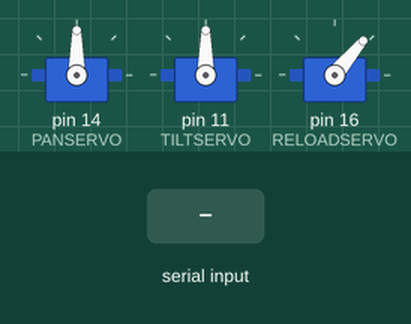
Simulated run of this sketch. Board: Arduino Uno, built with avr-gcc and run on an emulated ATmega328P. On the bench: 3 × servo. Inputs (shaded band) come from the test bench.

Above: at 1.2 s.
1.3 s: "fire,1>" received over Serial
At 1.55 s:
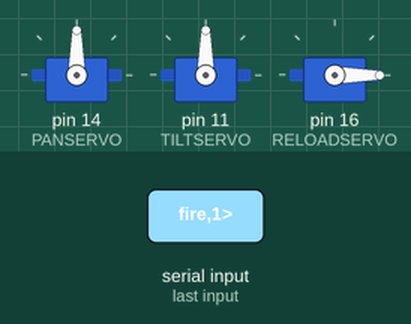
3.3 s: "30,150>" received over Serial
At 4.0 s:
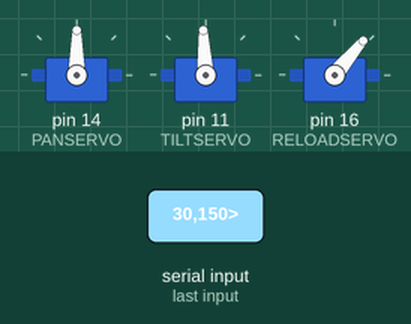
Timing chart, 0 to 6.3 s (numbered marks = the images above; inputs shaded):
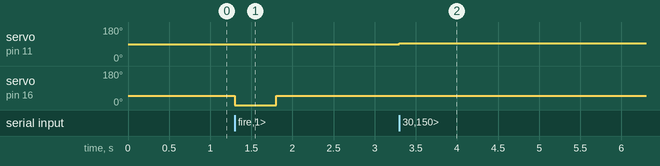

The sketch:

face-tracking.ino
```cpp
#include <Servo.h>

#define PANSERVO 14
#define TILTSERVO 11
#define RELOADSERVO 16

#define loadAngle 0
#define restAngle 50

Servo panServo;  // Create servo object for pan
Servo tiltServo; // Create servo object for tilt
Servo reloadServo;

int panPos = 90; // Initial pan position
int tiltPos = 90; // Initial tilt position
unsigned long lastFireTime = 0;
bool isFiring = false;

void setup() {
  panServo.attach(PANSERVO);
  tiltServo.attach(TILTSERVO);
  reloadServo.attach(RELOADSERVO);

  panServo.write(panPos);
  tiltServo.write(tiltPos);
  reloadServo.write(restAngle);


  Serial.begin(115200);
}

//void fire() {
//  reloadServo.write(loadAngle);
//  delay(500);
//  reloadServo.write(restAngle);
//  delay(500);
//}


void fire() {
  if (!isFiring) {
    reloadServo.write(loadAngle);
    lastFireTime = millis();
    isFiring = true;
  } else if (millis() - lastFireTime > 500) {
    reloadServo.write(restAngle);
    isFiring = false;
  }
}
void loop() {
  if (Serial.available()) {
    String input = Serial.readStringUntil('>');
    if (input.startsWith("fire")) {
      fire();
    } else {

      int commaIndex = input.indexOf(',');

      if (commaIndex != -1) {
        int errorX = input.substring(1, commaIndex).toInt();
        int errorY = input.substring(commaIndex + 1).toInt();

        // Add a fraction of the error to the servo position
        panPos += errorX * 0.02;
        tiltPos += errorY * 0.02;

        panPos = constrain(panPos, 0, 180);
        tiltPos = constrain(tiltPos, 80, 100);

        panServo.write(panPos);
        tiltServo.write(tiltPos);
      }
    }
  }
    if (isFiring) {
    fire(); // Check if firing is complete
  }
}
```

Measured:
- after the input at 1.3 s, servo on pin 16 (RELOADSERVO): 50° → 0° at once, → 50° 0.50 s later
- after the input at 3.3 s, servo on pin 11 (TILTSERVO): 90° → 93° at once
